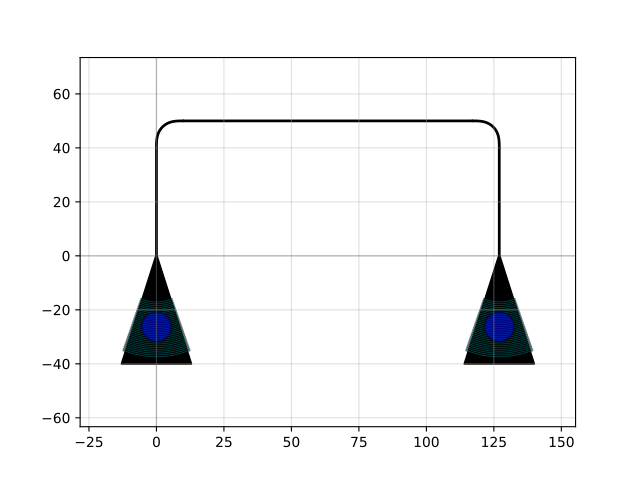

The Python source for this figure:
import gdsfactory as gf

c = gf.components.grating_coupler_loss_fiber_array(pitch=127.0, input_port_indexes=[0, 1])
c.plot()
